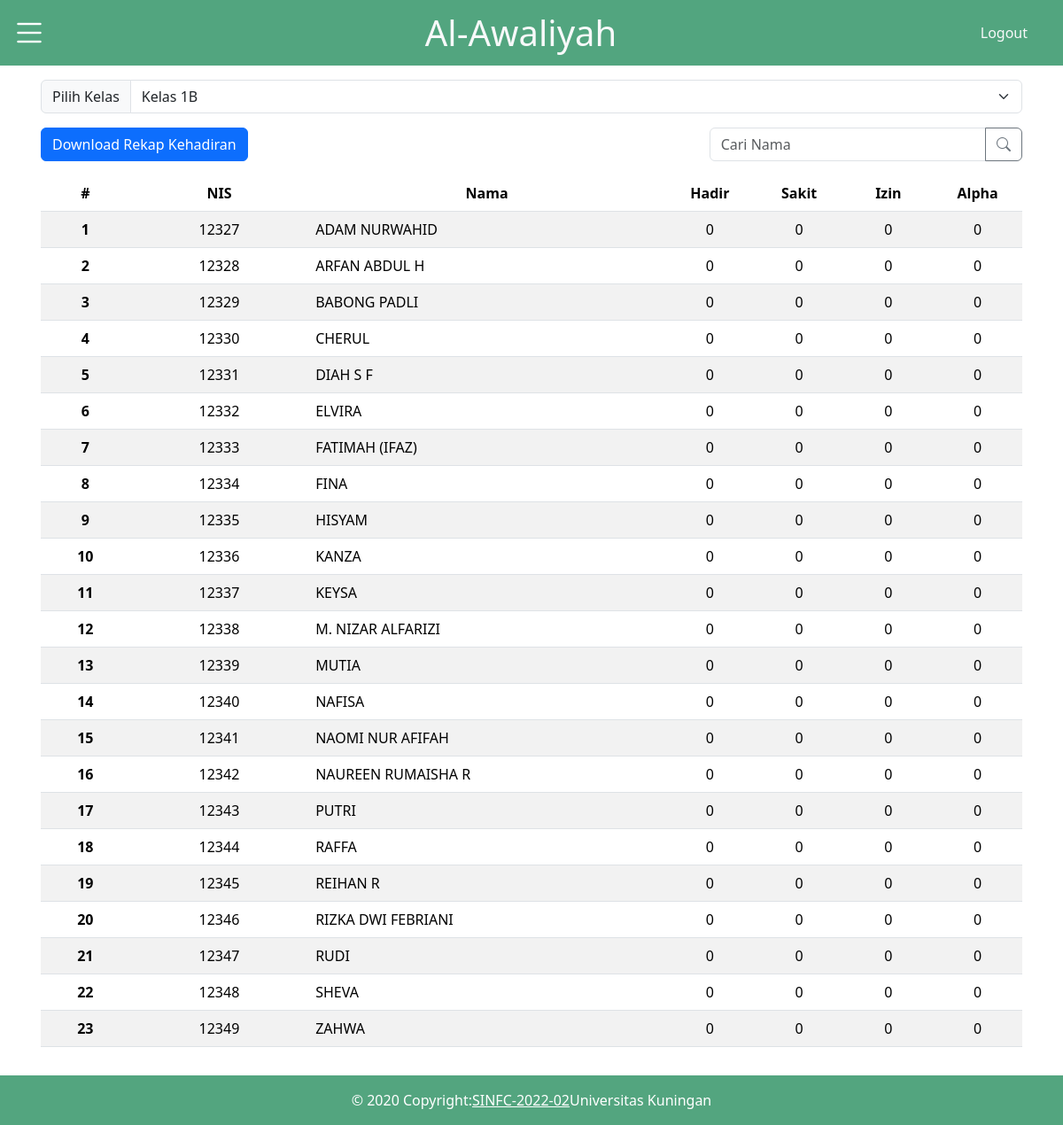
Page /pages/rekap1B.php (signed in) on the committed database.
### tables this page shows
CREATE TABLE `siswa` (
  `nis` varchar(15) NOT NULL,
  `nama` varchar(255) DEFAULT NULL,
  `id_kelas` int DEFAULT NULL
);

### pages/rekap1B.php (the view, shortened to what this page needs)
<!DOCTYPE html>
<html lang="en">
<head>
    <link href="https://cdn.jsdelivr.net/npm/bootstrap@5.3.2/dist/css/bootstrap.min.css" rel="stylesheet">
    <link rel="stylesheet" href="https://cdn.jsdelivr.net/npm/bootstrap-icons@1.11.2/font/bootstrap-icons.min.css">
    <link rel="stylesheet" href="../css/style.css">
</head>
<body>
    <nav>
        <div class="topnav bg-success bg-opacity-75">
            <div class="row w-100">
                <div class="col col-2">
                    <div class="burger">
                        <a class="btn btn-link" data-bs-toggle="offcanvas" href="#offcanvas" role="button">
                            <i class="bi bi-list text-white fs-1"></i>
                        </a>
                    </div>
                </div>
                <div class="col d-flex justify-content-center align-items-center">
                    <h1 class="text-light m-2">Al-Awaliyah</h1>
                </div>
                <div class="col col-2 d-flex justify-content-end align-items-center">
                    <a class="link-offset-2 link-offset-3-hover link-underline link-underline-opacity-0 link-underline-opacity-75-hover text-light me-3 " href="../action/logout.php">Logout</a>
                </div>
            </div>
        </div>
    </nav>
    <div class="container p-3">
      <div class="input-group mb-3">
        <label class="input-group-text" for="inputGroupSelect01">Pilih Kelas</label>
        <select class="form-select" id="inputGroupSelect01" name="kelas">
          <option value="1B" selected>Kelas 1B</option>
        </select>
      </div>
      <div class="row">
        <div class="col">
          <a href="../action/sheet.php?kelas=2">
              <button class="btn btn-primary">Download Rekap Kehadiran</button>
          </a>
        </div>
        <div class="col col-4 ms-auto">
          <div class="input-group mb-3">
            <input id="search" type="text" class="form-control" placeholder="Cari Nama" aria-label="Recipient's username" aria-describedby="button-addon2">
            <button class="btn btn-outline-secondary" type="button" id="button-addon2">
              <i class="bi bi-search"></i>
            </button>
          </div>
        </div>
      </div>
      <table class="table table-striped m-0 align-items-center">
        <thead class="text-center">
        <tr>
            <th class="col-1" scope="col">#</th>
            <th class="col-2" scope="col">NIS</th>
            <th class="col-4" scope="col">Nama</th>
            <th class="col-1" scope="col">Hadir</th>
            <th class="col-1" scope="col">Sakit</th>
            <th class="col-1" scope="col">Izin</th>
            <th class="col-1" scope="col">Alpha</th>
          </tr>
        </thead>
        <tbody id="data-table-body">
            <?php
            include "../action/koneksi.php";
            $no = 1;
            $data = mysqli_query($koneksi, "SELECT siswa.nis, siswa.nama, kelas.nama_kelas,
            SUM(CASE WHEN presensi.status_presensi = 'H' THEN 1 ELSE 0 END) as hadir,
            SUM(CASE WHEN presensi.status_presensi = 'S' THEN 1 ELSE 0 END) as sakit,
            SUM(CASE WHEN presensi.status_presensi = 'I' THEN 1 ELSE 0 END) as izin,
            SUM(CASE WHEN presensi.status_presensi = 'A' THEN 1 ELSE 0 END) as alpha
            FROM siswa
            LEFT JOIN presensi ON siswa.nis = presensi.nis
            LEFT JOIN kelas ON siswa.id_kelas = kelas.id_kelas
            WHERE kelas.id_kelas = '2'
            GROUP BY siswa.nis");
            while($d = mysqli_fetch_array($data)){
                echo "<tr>";
                echo "<th class='text-center' scope='row'>" . $no++ . "</th>";
                echo "<td class='text-center'>" . $d["nis"] . "</td>";
                echo "<td class='text-start'>" . $d["nama"] . "</td>";
                $sakitColor = ($d['sakit'] > 3) ? 'text-danger fw-bold' : '';
                $izinColor = ($d['izin'] > 3) ? 'text-danger fw-bold' : '';
                $alphaColor = ($d['alpha'] > 3) ? 'text-danger fw-bold' : '';
                echo "<td class='text-center'>" . $d["hadir"] . "</td>";
                echo "<td class='text-center $sakitColor'>" . $d["sakit"] . "</td>";
                echo "<td class='text-center $izinColor'>" . $d["izin"] . "</td>";
                echo "<td class='text-center $alphaColor'>" . $d["alpha"] . "</td>";
                echo "</tr>";
            }
            ?>
        </tbody>
      </table>
    </div>
    <footer class="text-lg-start mt-3">
        <div class="d-flex justify-content-center align-items-center text-white p-3" style="background-color: rgb(83,165,127);">
        © 2020 Copyright:
        <a class="text-white" href="https://www.instagram.com/sisteminformasi_02?igsh=MWF0bmJwczFmZDcybg==" target="_BLANK">SINFC-2022-02</a>
        Universitas Kuningan
        </div>
    </footer>
</body>
</html>

### css/style.css (style rules this page uses)
.topnav { background-color: rgb(83,165,127); }

### rows in the picture
siswa: nis "12327", nama "ADAM NURWAHID", hadir "0", sakit "0", izin "0", alpha "0"
siswa: nis "12328", nama "ARFAN ABDUL H", hadir "0", sakit "0", izin "0", alpha "0"
siswa: nis "12329", nama "BABONG PADLI", hadir "0", sakit "0", izin "0", alpha "0"
siswa: nis "12330", nama "CHERUL", hadir "0", sakit "0", izin "0", alpha "0"
siswa: nis "12331", nama "DIAH S F", hadir "0", sakit "0", izin "0", alpha "0"
siswa: nis "12332", nama "ELVIRA", hadir "0", sakit "0", izin "0", alpha "0"
siswa: nis "12333", nama "FATIMAH (IFAZ)", hadir "0", sakit "0", izin "0", alpha "0"
siswa: nis "12334", nama "FINA", hadir "0", sakit "0", izin "0", alpha "0"
siswa: nis "12335", nama "HISYAM", hadir "0", sakit "0", izin "0", alpha "0"
siswa: nis "12336", nama "KANZA", hadir "0", sakit "0", izin "0", alpha "0"
siswa: nis "12337", nama "KEYSA", hadir "0", sakit "0", izin "0", alpha "0"
siswa: nis "12338", nama "M. NIZAR ALFARIZI", hadir "0", sakit "0", izin "0", alpha "0"
siswa: nis "12339", nama "MUTIA", hadir "0", sakit "0", izin "0", alpha "0"
siswa: nis "12340", nama "NAFISA", hadir "0", sakit "0", izin "0", alpha "0"
siswa: nis "12341", nama "NAOMI NUR AFIFAH", hadir "0", sakit "0", izin "0", alpha "0"
siswa: nis "12342", nama "NAUREEN RUMAISHA R", hadir "0", sakit "0", izin "0", alpha "0"
siswa: nis "12343", nama "PUTRI", hadir "0", sakit "0", izin "0", alpha "0"
siswa: nis "12344", nama "RAFFA", hadir "0", sakit "0", izin "0", alpha "0"
siswa: nis "12345", nama "REIHAN R", hadir "0", sakit "0", izin "0", alpha "0"
siswa: nis "12346", nama "RIZKA DWI FEBRIANI", hadir "0", sakit "0", izin "0", alpha "0"
siswa: nis "12347", nama "RUDI", hadir "0", sakit "0", izin "0", alpha "0"
siswa: nis "12348", nama "SHEVA", hadir "0", sakit "0", izin "0", alpha "0"
siswa: nis "12349", nama "ZAHWA", hadir "0", sakit "0", izin "0", alpha "0"
